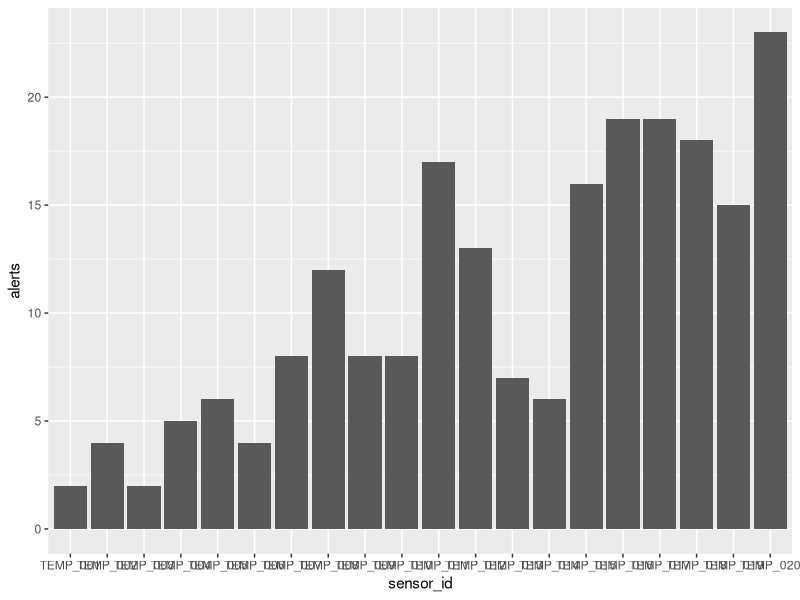
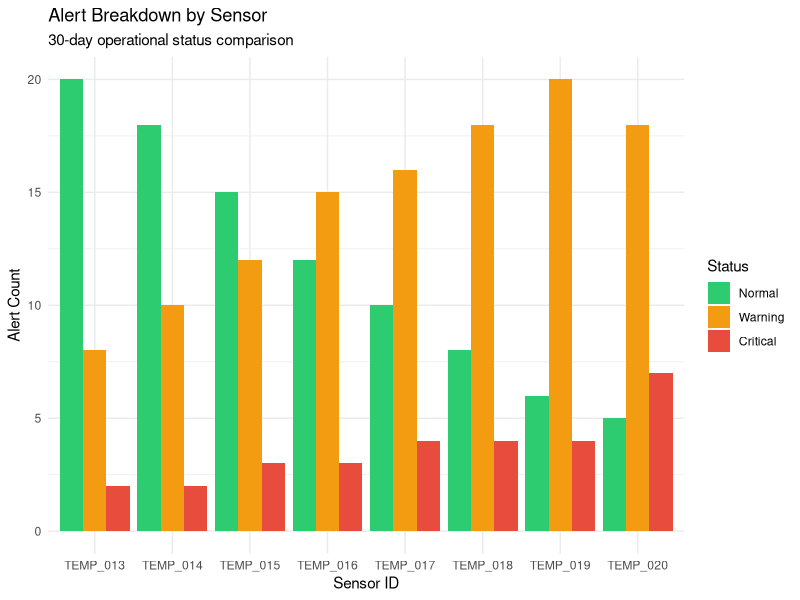
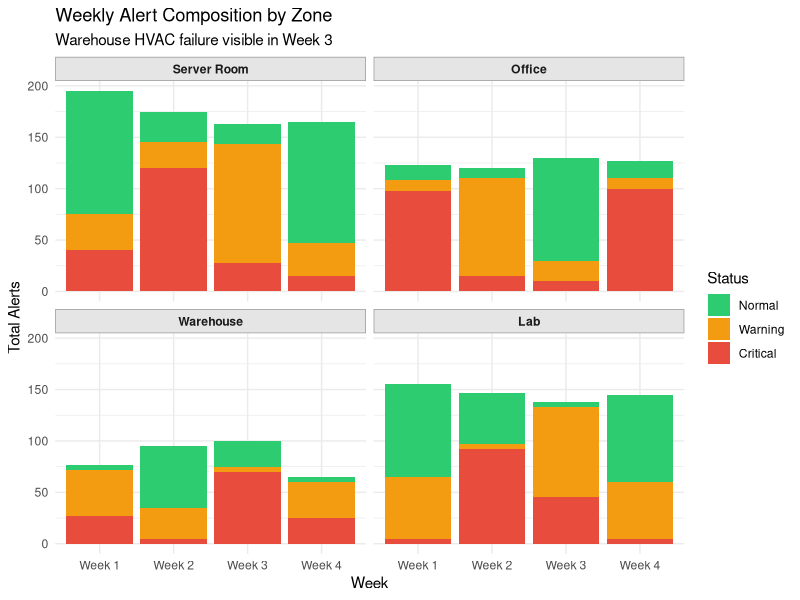
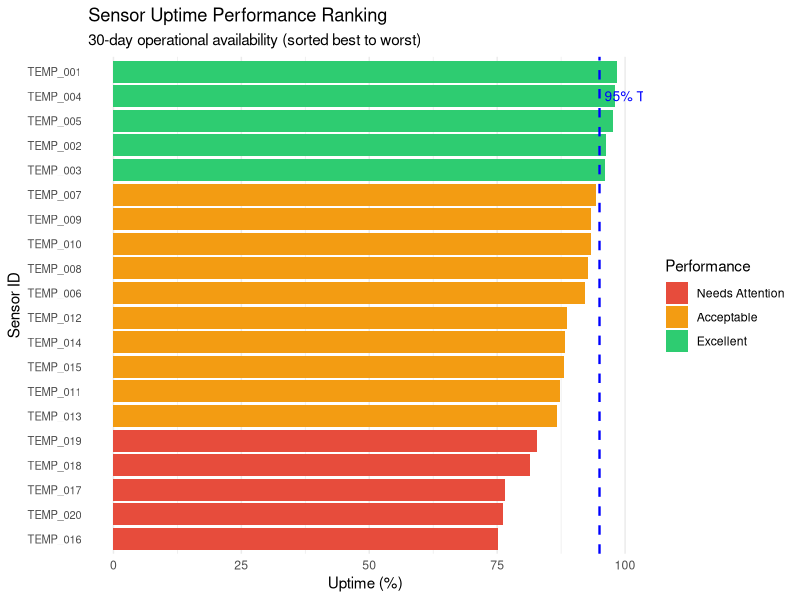
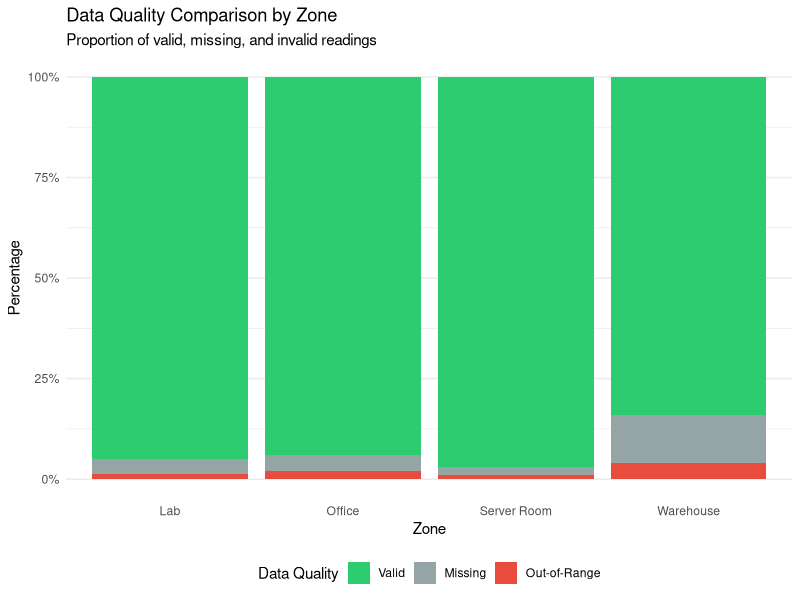
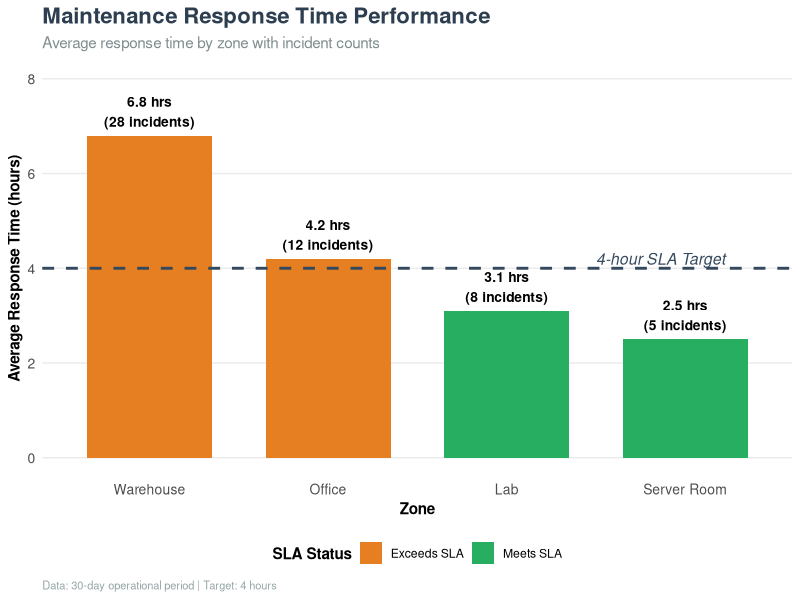
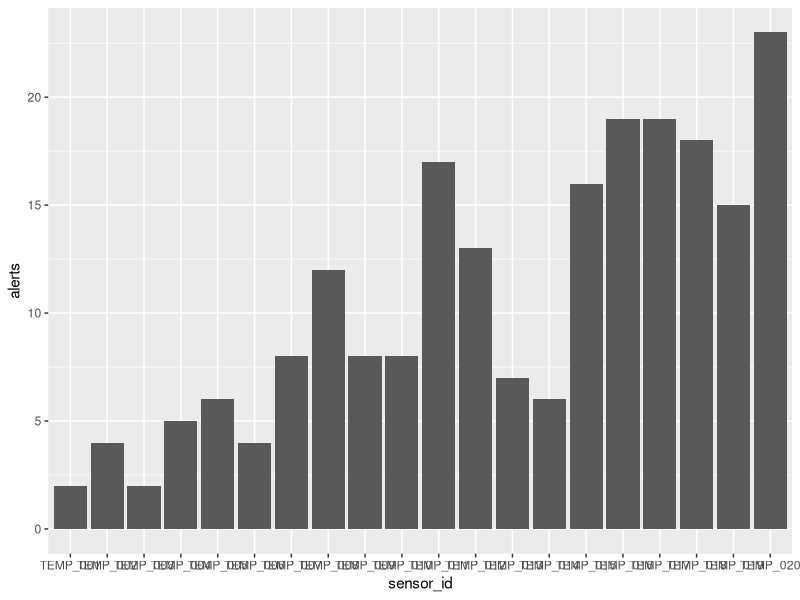
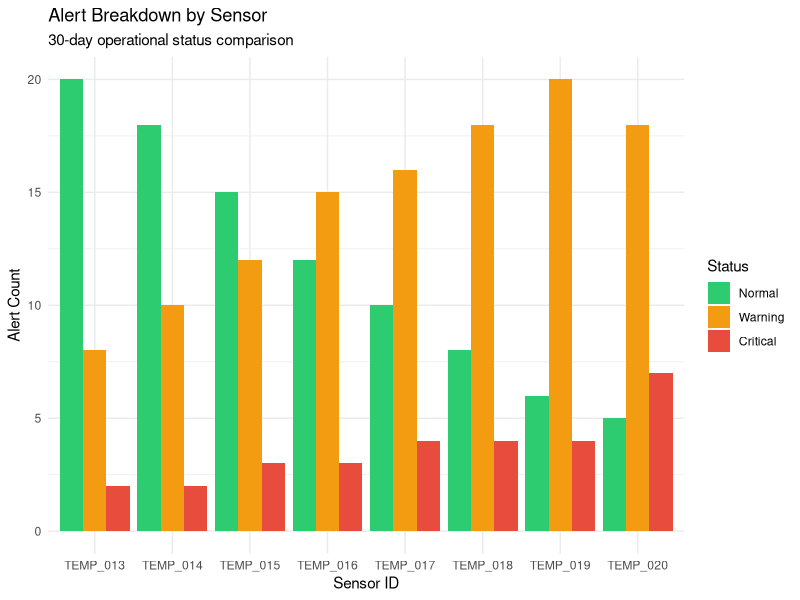

Here is the R script that generated these plots, in order:
# ==============================================================================
# Chapter 6: Bar Charts and Categorical Sensor Data
# R Code for all examples
# ==============================================================================

# Load required libraries
library(ggplot2)
library(dplyr)

# Set seed for reproducibility
set.seed(123)

# ==============================================================================
# DATA GENERATION
# ==============================================================================

# Generate sensor IDs (20 sensors)
sensor_ids <- paste0("TEMP_", sprintf("%03d", 1:20))

# Define zones
zones <- c("Server Room", "Office", "Warehouse", "Lab")

# ------------------------------------------------------------------------------
# Dataset 1: Basic Alert Counts
# ------------------------------------------------------------------------------
# Simulate alert counts (newer sensors = fewer alerts)
alert_counts <- data.frame(
  sensor_id = sensor_ids,
  alerts = c(
    rpois(5, lambda = 3),   # Sensors 1-5: new, few alerts
    rpois(5, lambda = 8),   # Sensors 6-10: moderate age
    rpois(5, lambda = 12),  # Sensors 11-15: aging
    rpois(5, lambda = 18)   # Sensors 16-20: old, many alerts
  )
)

# ------------------------------------------------------------------------------
# Dataset 2: Detailed Alert Breakdown
# ------------------------------------------------------------------------------
# Generate detailed alert data for top alert sensors
top_sensors <- paste0("TEMP_", sprintf("%03d", 13:20))

alert_details <- data.frame(
  sensor_id = rep(top_sensors, each = 3),
  status = rep(c("Normal", "Warning", "Critical"), times = 8),
  count = c(
    # TEMP_013
    20, 8, 2,
    # TEMP_014
    18, 10, 2,
    # TEMP_015
    15, 12, 3,
    # TEMP_016
    12, 15, 3,
    # TEMP_017
    10, 16, 4,
    # TEMP_018
    8, 18, 4,
    # TEMP_019
    6, 20, 4,
    # TEMP_020
    5, 18, 7
  )
)

# Convert status to factor with proper order
alert_details$status <- factor(alert_details$status, 
                               levels = c("Normal", "Warning", "Critical"))

# ------------------------------------------------------------------------------
# Dataset 3: Weekly Alert Data by Zone
# ------------------------------------------------------------------------------
set.seed(456)
weeks <- paste("Week", 1:4)

weekly_alerts <- expand.grid(
  zone = zones,
  week = weeks,
  status = c("Normal", "Warning", "Critical")
)

# Simulate realistic patterns (warehouse HVAC failure in Week 3)
weekly_alerts$count <- c(
  # Week 1
  120, 15, 5,   # Server Room: well controlled
  90, 30, 10,   # Office: moderate
  60, 50, 20,   # Warehouse: variable
  100, 25, 5,   # Lab: good control
  
  # Week 2 (warehouse HVAC issue starting)
  118, 17, 5,
  85, 35, 10,
  45, 60, 25,   # Warehouse degrading
  95, 30, 5,
  
  # Week 3 (warehouse critical)
  115, 20, 5,
  88, 32, 10,
  35, 55, 40,   # Warehouse critical spike
  98, 27, 5,
  
  # Week 4 (warehouse fixed)
  120, 15, 5,
  92, 28, 10,
  70, 45, 15,   # Warehouse improving
  100, 25, 5
)

weekly_alerts$status <- factor(weekly_alerts$status,
                               levels = c("Normal", "Warning", "Critical"))
weekly_alerts$week <- factor(weekly_alerts$week, levels = weeks)

# ------------------------------------------------------------------------------
# Dataset 4: Sensor Uptime Rankings
# ------------------------------------------------------------------------------
set.seed(789)
uptime_data <- data.frame(
  sensor_id = sensor_ids,
  uptime_pct = c(
    runif(5, 96, 99.5),   # New sensors: excellent uptime
    runif(5, 92, 96),     # Moderate age: good uptime
    runif(5, 85, 92),     # Aging: declining uptime
    runif(5, 75, 85)      # Old: poor uptime
  )
)

# Add performance category
uptime_data$performance <- cut(uptime_data$uptime_pct,
                               breaks = c(0, 85, 95, 100),
                               labels = c("Needs Attention", "Acceptable", "Excellent"))

# ------------------------------------------------------------------------------
# Dataset 5: Data Quality Metrics by Zone
# ------------------------------------------------------------------------------
set.seed(321)
quality_data <- data.frame(
  zone = rep(zones, each = 3),
  metric = rep(c("Valid", "Missing", "Out-of-Range"), times = 4),
  count = c(
    # Server Room: excellent quality
    4850, 100, 50,
    
    # Office: good quality  
    4700, 200, 100,
    
    # Warehouse: moderate quality (connectivity issues)
    4200, 600, 200,
    
    # Lab: good quality
    4750, 180, 70
  )
)

quality_data$metric <- factor(quality_data$metric,
                              levels = c("Valid", "Missing", "Out-of-Range"))

# ------------------------------------------------------------------------------
# Dataset 6: Maintenance Response Times
# ------------------------------------------------------------------------------
set.seed(654)
maintenance_data <- data.frame(
  zone = zones,
  avg_response_hours = c(2.5, 4.2, 6.8, 3.1),
  incident_count = c(5, 12, 28, 8)
)

# Add status based on response time threshold (4 hours SLA)
maintenance_data$status <- ifelse(maintenance_data$avg_response_hours <= 4,
                                  "Meets SLA", "Exceeds SLA")

# Calculate bar positions for labels
maintenance_data$label_y <- maintenance_data$avg_response_hours + 0.3


# ==============================================================================
# EXAMPLE 1: Basic Bar Chart - Alert Counts by Sensor
# ==============================================================================
cat("\n=== Example 1: Basic Bar Chart ===\n")

p1 <- ggplot(alert_counts, aes(x = sensor_id, y = alerts)) +
  geom_col()

print(p1)

# Save plot
ggsave("chapter06_example1_basic_bar.png", p1, width = 10, height = 6, dpi = 300)
cat("Plot saved: chapter06_example1_basic_bar.png\n")


# ==============================================================================
# EXAMPLE 2: Grouped Bars - Compare Alert Types Across Sensors
# ==============================================================================
cat("\n=== Example 2: Grouped Bars ===\n")

p2 <- ggplot(alert_details, aes(x = sensor_id, y = count, fill = status)) +
  geom_col(position = "dodge") +
  scale_fill_manual(values = c("Normal" = "#2ecc71",    # Green
                                "Warning" = "#f39c12",   # Orange
                                "Critical" = "#e74c3c")) + # Red
  labs(
    title = "Alert Breakdown by Sensor",
    subtitle = "30-day operational status comparison",
    x = "Sensor ID",
    y = "Alert Count",
    fill = "Status"
  ) +
  theme_minimal()

print(p2)

# Save plot
ggsave("chapter06_example2_grouped_bars.png", p2, width = 10, height = 6, dpi = 300)
cat("Plot saved: chapter06_example2_grouped_bars.png\n")


# ==============================================================================
# EXAMPLE 3: Stacked Bars - Sensor Status Composition Over Time
# ==============================================================================
cat("\n=== Example 3: Stacked Bars ===\n")

p3 <- ggplot(weekly_alerts, aes(x = week, y = count, fill = status)) +
  geom_col(position = "stack") +
  facet_wrap(~ zone, ncol = 2) +
  scale_fill_manual(values = c("Normal" = "#2ecc71",
                                "Warning" = "#f39c12",
                                "Critical" = "#e74c3c")) +
  labs(
    title = "Weekly Alert Composition by Zone",
    subtitle = "Warehouse HVAC failure visible in Week 3",
    x = "Week",
    y = "Total Alerts",
    fill = "Status"
  ) +
  theme_minimal() +
  theme(
    strip.background = element_rect(fill = "gray90", color = "gray60"),
    strip.text = element_text(face = "bold")
  )

print(p3)

# Save plot
ggsave("chapter06_example3_stacked_bars.png", p3, width = 10, height = 8, dpi = 300)
cat("Plot saved: chapter06_example3_stacked_bars.png\n")


# ==============================================================================
# EXAMPLE 4: Horizontal Bars - Sensor Uptime Ranking
# ==============================================================================
cat("\n=== Example 4: Horizontal Bars ===\n")

p4 <- ggplot(uptime_data, aes(x = reorder(sensor_id, uptime_pct), 
                              y = uptime_pct, 
                              fill = performance)) +
  geom_col() +
  coord_flip() +
  scale_fill_manual(values = c("Needs Attention" = "#e74c3c",
                                "Acceptable" = "#f39c12",
                                "Excellent" = "#2ecc71")) +
  geom_hline(yintercept = 95, linetype = "dashed", color = "blue", size = 0.8) +
  annotate("text", x = 19, y = 96, label = "95% Target", 
           hjust = 0, color = "blue", size = 3.5) +
  labs(
    title = "Sensor Uptime Performance Ranking",
    subtitle = "30-day operational availability (sorted best to worst)",
    x = "Sensor ID",
    y = "Uptime (%)",
    fill = "Performance"
  ) +
  theme_minimal() +
  theme(
    panel.grid.major.y = element_blank(),
    axis.text.y = element_text(size = 8)
  )

print(p4)

# Save plot
ggsave("chapter06_example4_horizontal_bars.png", p4, width = 10, height = 8, dpi = 300)
cat("Plot saved: chapter06_example4_horizontal_bars.png\n")


# ==============================================================================
# EXAMPLE 5: Percentage Bars - Data Quality Metrics
# ==============================================================================
cat("\n=== Example 5: Percentage Bars ===\n")

p5 <- ggplot(quality_data, aes(x = zone, y = count, fill = metric)) +
  geom_col(position = "fill") +
  scale_y_continuous(labels = scales::percent) +
  scale_fill_manual(values = c("Valid" = "#2ecc71",
                                "Missing" = "#95a5a6",
                                "Out-of-Range" = "#e74c3c")) +
  labs(
    title = "Data Quality Comparison by Zone",
    subtitle = "Proportion of valid, missing, and invalid readings",
    x = "Zone",
    y = "Percentage",
    fill = "Data Quality"
  ) +
  theme_minimal() +
  theme(
    panel.grid.major.x = element_blank(),
    legend.position = "bottom"
  )

print(p5)

# Save plot
ggsave("chapter06_example5_percentage_bars.png", p5, width = 10, height = 6, dpi = 300)
cat("Plot saved: chapter06_example5_percentage_bars.png\n")


# ==============================================================================
# EXAMPLE 6 (BONUS): Annotated Performance Dashboard
# ==============================================================================
cat("\n=== Example 6: Annotated Performance Dashboard ===\n")

p6 <- ggplot(maintenance_data, aes(x = reorder(zone, -avg_response_hours), 
                                   y = avg_response_hours, 
                                   fill = status)) +
  geom_col(width = 0.7) +
  geom_hline(yintercept = 4, linetype = "dashed", color = "#34495e", size = 1) +
  geom_text(aes(label = sprintf("%.1f hrs\n(%d incidents)", 
                                avg_response_hours, incident_count)),
            vjust = -0.3, size = 3.5, fontface = "bold") +
  scale_fill_manual(values = c("Meets SLA" = "#27ae60",
                                "Exceeds SLA" = "#e67e22")) +
  annotate("text", x = 3.5, y = 4.2, 
           label = "4-hour SLA Target", 
           hjust = 0, color = "#34495e", size = 4, fontface = "italic") +
  labs(
    title = "Maintenance Response Time Performance",
    subtitle = "Average response time by zone with incident counts",
    x = "Zone",
    y = "Average Response Time (hours)",
    fill = "SLA Status",
    caption = "Data: 30-day operational period | Target: 4 hours"
  ) +
  ylim(0, 8) +
  theme_minimal() +
  theme(
    plot.title = element_text(size = 16, face = "bold", color = "#2c3e50"),
    plot.subtitle = element_text(size = 11, color = "#7f8c8d"),
    plot.caption = element_text(size = 8, color = "#95a5a6", hjust = 0),
    axis.title = element_text(size = 11, face = "bold"),
    axis.text = element_text(size = 10),
    legend.position = "bottom",
    legend.title = element_text(face = "bold"),
    panel.grid.major.x = element_blank(),
    panel.grid.minor.y = element_blank()
  )

print(p6)

# Save plot
ggsave("chapter06_example6_annotated_dashboard.png", p6, width = 10, height = 6, dpi = 300)
cat("Plot saved: chapter06_example6_annotated_dashboard.png\n")


# ==============================================================================
# SUMMARY STATISTICS
# ==============================================================================
cat("\n=== Chapter 6 Summary Statistics ===\n")

cat("\nAlert Count Summary:\n")
print(summary(alert_counts$alerts))

cat("\nSensors exceeding 15 alerts:", 
    sum(alert_counts$alerts > 15), "out of", nrow(alert_counts), "\n")

cat("\nUptime Performance Summary:\n")
print(table(uptime_data$performance))

cat("\nZones below 95% uptime target:", 
    sum(uptime_data$uptime_pct < 95), "sensors\n")

cat("\nData Quality by Zone (% valid):\n")
quality_pct <- quality_data %>%
  group_by(zone) %>%
  summarize(
    valid_pct = count[metric == "Valid"] / sum(count) * 100
  )
print(quality_pct)

cat("\nMaintenance SLA Compliance:\n")
print(table(maintenance_data$status))

cat("\n=== All examples completed successfully ===\n")
